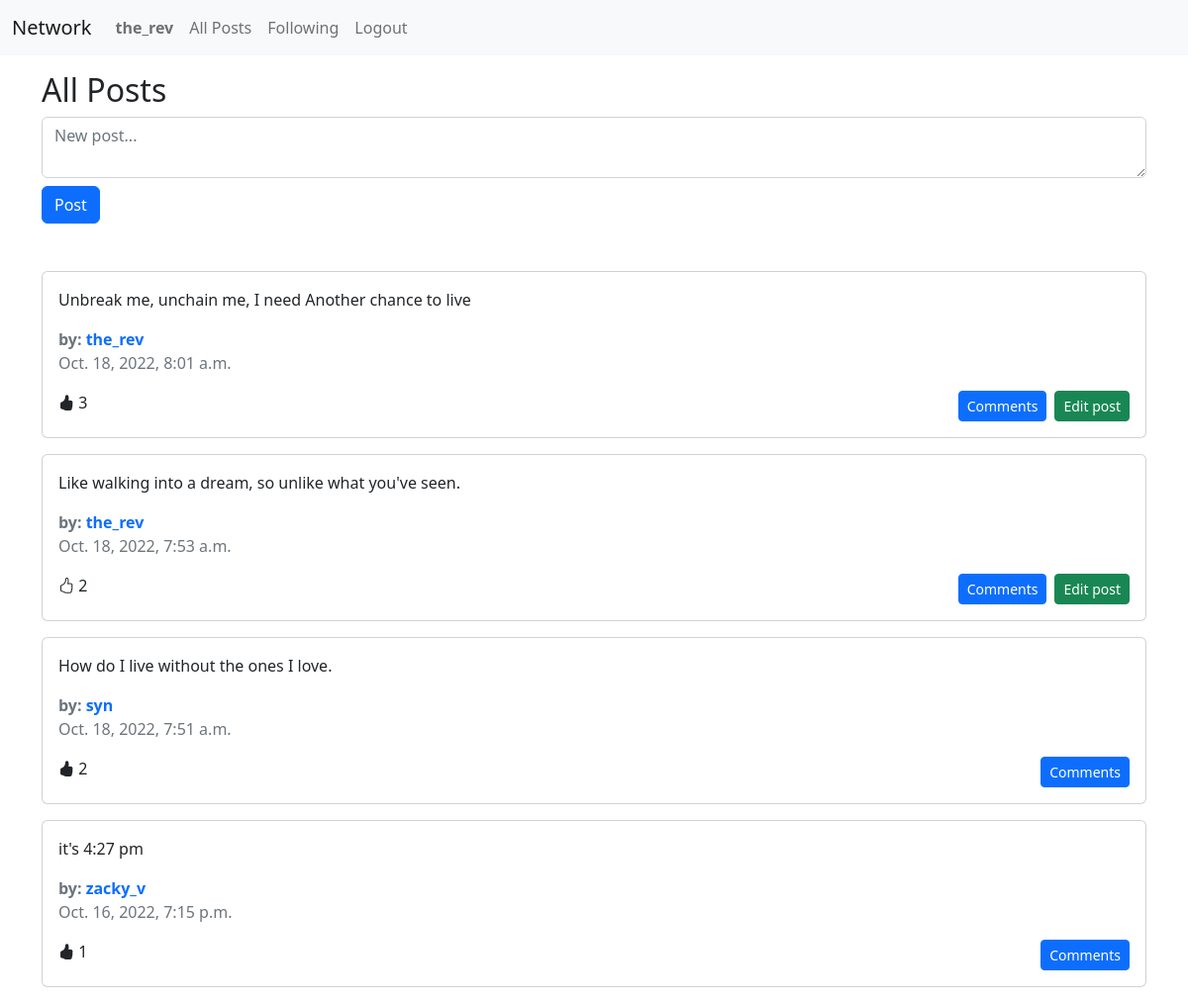
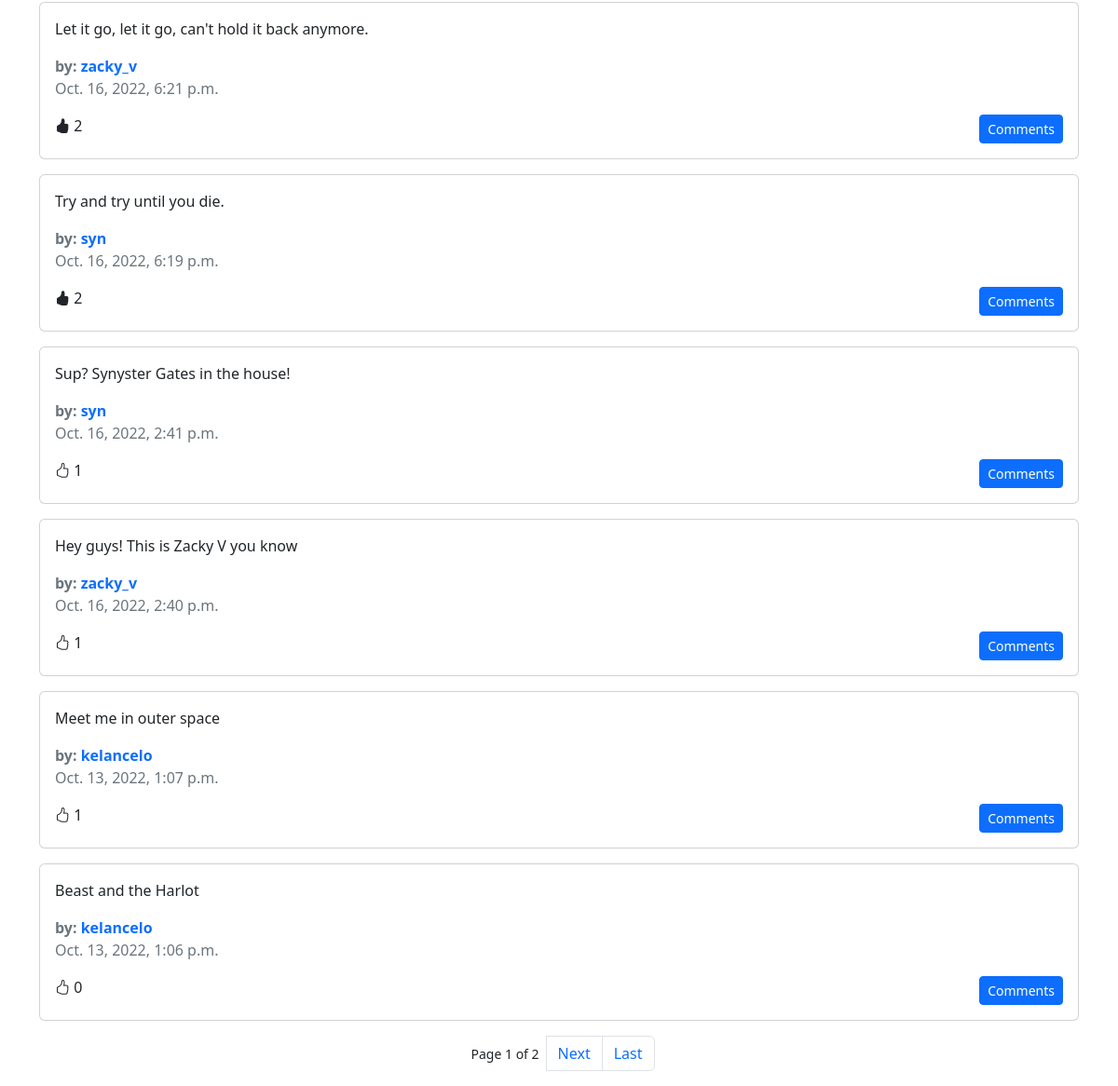
The app's page / (signed in) with its own data (2 pictures, top to bottom).
### network/models.py (models this page shows, shortened)
class User(AbstractUser):
    following = models.ManyToManyField("self", blank=True, related_name="followers", symmetrical=False)
    liked_posts = models.ManyToManyField("Post", blank=True, related_name="likers")

class Post(models.Model):
    author = models.ForeignKey(User, on_delete=models.CASCADE, related_name="posts")
    body = models.TextField()
    date_created = models.DateTimeField(auto_now_add=True)

### network/views.py (the view, shortened to what this page needs)
# urls.py: path("", views.index, name="index"),
def index(request):
    posts = Post.objects.order_by("-date_created")
    for post in posts:
        setattr(post, "like_count", post.likers.count())
        if request.user.is_authenticated:
            setattr(post, "liked", request.user.liked_posts.filter(pk=post.id).exists())
    page_num = request.GET.get("page")
    if not page_num:
        page_num = 1
    paginator = Paginator(posts, 10)
    page = paginator.get_page(page_num)
    return render(request, "network/index.html", {
        "page": page
    })

### network/templates/network/index.html (shortened to what this page needs)
{% extends "network/posts_layout.html" %}
{% block header %}
<h1 class="fs-2">All Posts</h1>
<form action="{% url 'index' %}" method="post" class="mb-5">
  <textarea name="body" rows="2" placeholder="New post..." class="form-control mb-2" required></textarea>
  <input type="submit" value="Post" class="btn btn-primary" />
</form>
{% endblock %}

### network/templates/network/posts_layout.html (shortened to what this page needs)
{% extends "network/layout.html" %}
{% load static %}
{% block body %}
{% block header %}{% endblock %}
<div id="posts" class="row gy-3">
    {% for post in page %}
    <div class="col-12">
        <div class="card">
            <div class="card-body">
                <p class="card-text" id="post-{{ post.id }}-body">{{ post.body }}</p>
                <div class="text-muted fw-bold">
                    by:
                    <a href="{% url 'user' user_id=post.author.id %}" class="profile-link">
                        {{ post.author.username }}
                    </a>
                </div>
                <div class="card-text text-muted mb-3">{{ post.date_created }}</div>
                <div class="d-flex">
                    <div class="me-auto">
                        {% if post.liked %}
                        <i class="bi bi-hand-thumbs-up-fill like-button" data-post-id="{{ post.id }}"></i>
                        {% else %}
                        <i class="bi bi-hand-thumbs-up like-button" data-post-id="{{post.id}}"></i>
                        {% endif %}
                        <span class="like-count">{{ post.like_count }}</span>
                    </div>
                    <button
                        data-post-id="{{post.id}}"
                        class="btn btn-sm btn-primary comments-button"
                        data-bs-toggle="modal"
                        data-bs-target="#comments-modal"
                    >
                        Comments
                    </button>
                    {% if request.user == post.author %}
                    <button
                        id="edit-post-button-{{ post.id }}"
                        class="btn btn-sm btn-success ms-2 edit-post-button"
                        data-post-id="{{post.id}}"
                    >
                        Edit post
                    </button>
                    {% endif %}
                </div>
            </div>
        </div>
    </div>
    {% endfor %}
</div>
{% if page.paginator.num_pages > 1 %}
<nav>
    <ul class="pagination mt-3 justify-content-center">
        <small class="mx-2 align-self-center">
            Page {{ page.number }} of {{ page.paginator.num_pages }}
        </small>
        {% if page.has_next %}
        <li class="page-item">
            <a class="page-link" href="?page={{ page.next_page_number }}">Next</a>
        </li>
        <li class="page-item">
            <a class="page-link" href="?page={{ page.paginator.num_pages }}">Last</a>
        </li>
        {% endif %}
    </ul>
</nav>
{% endif %}
{% endblock %}

### network/templates/network/layout.html (shortened to what this page needs)
{% load static %}
<!DOCTYPE html>
<html lang="en">
<head>
    <link href="https://cdn.jsdelivr.net/npm/bootstrap@5.2.2/dist/css/bootstrap.min.css" rel="stylesheet"
>
    <link href="{% static 'network/styles.css' %}" rel="stylesheet">
    <link rel="stylesheet" href="https://cdn.jsdelivr.net/npm/bootstrap-icons@1.9.1/font/bootstrap-icons.css">
</head>
<body>
    <nav class="navbar navbar-expand-lg navbar-light bg-light mb-3">
        <div class="container-fluid">
            <a class="navbar-brand" href="{% url 'index' %}">Network</a>
            <div class="collapse navbar-collapse" id="navbarNavAltMarkup">
                <div class="navbar-nav">
                    {% if user.is_authenticated %}
                    <a class="nav-link" href="{% url 'user' user_id=user.id%}"><strong>{{ user.username }}</strong></a>
                    {% endif %}
                    <a class="nav-link" href="{% url 'index' %}">All Posts</a>
                    {% if user.is_authenticated %}
                    <a class="nav-link" href="{% url 'following' %}">Following</a>
                    <a class="nav-link" href="{% url 'logout' %}">Logout</a>
                    {% else %}
                    <a class="nav-link" href="{% url 'login' %}">Login</a>
                    <a class="nav-link" href="{% url 'register' %}">Register</a>
                    {% endif %}
                </div>
            </div>
        </div>
    </nav>
    <div class="body container">
        {% block body %}
        {% endblock %}
    </div>
</body>
</html>

### network/static/network/styles.css (style rules this page uses)
.profile-link { text-decoration: none; }
.like-button { cursor: pointer; }
.page-link { cursor: pointer; }

### records on screen
User: username "the_rev"
Post: body "Unbreak me, unchain me, I need Another chance to live", author.username "the_rev", date_created "Oct. 18, 2022, 8:01 a.m.", like_count "3"
Post: body "Like walking into a dream, so unlike what you've seen.", author.username "the_rev", date_created "Oct. 18, 2022, 7:53 a.m.", like_count "2"
Post: body "How do I live without the ones I love.", author.username "syn", date_created "Oct. 18, 2022, 7:51 a.m.", like_count "2"
Post: body "it's 4:27 pm", author.username "zacky_v", date_created "Oct. 16, 2022, 7:15 p.m.", like_count "1"
Post: body "Let it go, let it go, can't hold it back anymore.", author.username "zacky_v", date_created "Oct. 16, 2022, 6:21 p.m.", like_count "2"
Post: body "Try and try until you die.", author.username "syn", date_created "Oct. 16, 2022, 6:19 p.m.", like_count "2"
Post: body "Sup? Synyster Gates in the house!", author.username "syn", date_created "Oct. 16, 2022, 2:41 p.m.", like_count "1"
Post: body "Hey guys! This is Zacky V you know", author.username "zacky_v", date_created "Oct. 16, 2022, 2:40 p.m.", like_count "1"
Post: body "Meet me in outer space", author.username "kelancelo", date_created "Oct. 13, 2022, 1:07 p.m.", like_count "1"
Post: body "Beast and the Harlot", author.username "kelancelo", date_created "Oct. 13, 2022, 1:06 p.m.", like_count "0"

### other values on screen
{{ page.number }} "1"
{{ page.paginator.num_pages }} "2"
